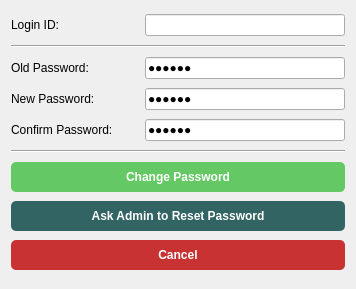
<?xml version="1.0" encoding="UTF-8"?>
<ui version="4.0">
 <class>SettingsMenuForm</class>
 <widget class="QWidget" name="SettingsMenuForm">
  <property name="geometry">
   <rect>
    <x>0</x>
    <y>0</y>
    <width>356</width>
    <height>289</height>
   </rect>
  </property>
  <property name="windowTitle">
   <string>Password Reset &amp; Change</string>
  </property>
  <layout class="QVBoxLayout" name="verticalLayout">
   <item>
    <layout class="QHBoxLayout" name="horizontalLayout">
     <item>
      <widget class="QLabel" name="label">
       <property name="text">
        <string>Login ID:</string>
       </property>
      </widget>
     </item>
     <item>
      <spacer name="horizontalSpacer">
       <property name="orientation">
        <enum>Qt::Horizontal</enum>
       </property>
       <property name="sizeHint" stdset="0">
        <size>
         <width>40</width>
         <height>20</height>
        </size>
       </property>
      </spacer>
     </item>
     <item>
      <widget class="QLineEdit" name="linePasswordReset_LoginID">
       <property name="minimumSize">
        <size>
         <width>200</width>
         <height>0</height>
        </size>
       </property>
      </widget>
     </item>
    </layout>
   </item>
   <item>
    <widget class="Line" name="line_3">
     <property name="orientation">
      <enum>Qt::Horizontal</enum>
     </property>
    </widget>
   </item>
   <item>
    <layout class="QHBoxLayout" name="horizontalLayout_2">
     <item>
      <widget class="QLabel" name="label_2">
       <property name="text">
        <string>Old Password:</string>
       </property>
      </widget>
     </item>
     <item>
      <spacer name="horizontalSpacer_2">
       <property name="orientation">
        <enum>Qt::Horizontal</enum>
       </property>
       <property name="sizeHint" stdset="0">
        <size>
         <width>40</width>
         <height>20</height>
        </size>
       </property>
      </spacer>
     </item>
     <item>
      <widget class="QLineEdit" name="linePasswordReset_OldPassword">
       <property name="minimumSize">
        <size>
         <width>200</width>
         <height>0</height>
        </size>
       </property>
       <property name="text">
        <string>xxxxxx</string>
       </property>
       <property name="echoMode">
        <enum>QLineEdit::Password</enum>
       </property>
       <property name="placeholderText">
        <string>keyword</string>
       </property>
      </widget>
     </item>
    </layout>
   </item>
   <item>
    <layout class="QHBoxLayout" name="horizontalLayout_4">
     <item>
      <widget class="QLabel" name="label_3">
       <property name="text">
        <string>New Password:</string>
       </property>
      </widget>
     </item>
     <item>
      <spacer name="horizontalSpacer_3">
       <property name="orientation">
        <enum>Qt::Horizontal</enum>
       </property>
       <property name="sizeHint" stdset="0">
        <size>
         <width>40</width>
         <height>20</height>
        </size>
       </property>
      </spacer>
     </item>
     <item>
      <widget class="QLineEdit" name="linePasswordReset_NewPassword">
       <property name="minimumSize">
        <size>
         <width>200</width>
         <height>0</height>
        </size>
       </property>
       <property name="text">
        <string>xxxxxx</string>
       </property>
       <property name="echoMode">
        <enum>QLineEdit::Password</enum>
       </property>
       <property name="placeholderText">
        <string>keyword</string>
       </property>
      </widget>
     </item>
    </layout>
   </item>
   <item>
    <layout class="QHBoxLayout" name="horizontalLayout_5">
     <item>
      <widget class="QLabel" name="label_4">
       <property name="text">
        <string>Confirm Password:</string>
       </property>
      </widget>
     </item>
     <item>
      <spacer name="horizontalSpacer_4">
       <property name="orientation">
        <enum>Qt::Horizontal</enum>
       </property>
       <property name="sizeHint" stdset="0">
        <size>
         <width>40</width>
         <height>20</height>
        </size>
       </property>
      </spacer>
     </item>
     <item>
      <widget class="QLineEdit" name="linePasswordReset_NewPasswordConfirm">
       <property name="minimumSize">
        <size>
         <width>200</width>
         <height>0</height>
        </size>
       </property>
       <property name="text">
        <string>xxxxxx</string>
       </property>
       <property name="echoMode">
        <enum>QLineEdit::Password</enum>
       </property>
       <property name="placeholderText">
        <string>keyword</string>
       </property>
      </widget>
     </item>
    </layout>
   </item>
   <item>
    <widget class="Line" name="line_2">
     <property name="orientation">
      <enum>Qt::Horizontal</enum>
     </property>
    </widget>
   </item>
   <item>
    <widget class="QPushButton" name="buttonPasswordReset_ChangePassword">
     <property name="minimumSize">
      <size>
       <width>0</width>
       <height>30</height>
      </size>
     </property>
     <property name="styleSheet">
      <string notr="true">QPushButton{	
background-color : rgb(100, 200, 100);
color:rgb(255, 255, 255);
font: 11pt &quot;Segoe UI&quot;;
font: bold;
border-radius: 5px;}

QPushButton::pressed{background-color :rgb(50, 50,50);}</string>
     </property>
     <property name="text">
      <string>Change Password</string>
     </property>
    </widget>
   </item>
   <item>
    <widget class="QPushButton" name="buttonPasswordReset_AskAdmin">
     <property name="minimumSize">
      <size>
       <width>0</width>
       <height>30</height>
      </size>
     </property>
     <property name="styleSheet">
      <string notr="true">QPushButton{	
background-color : rgb(50, 100, 100);
color:rgb(255, 255, 255);
font: 11pt &quot;Segoe UI&quot;;
font: bold;
border-radius: 5px;}

QPushButton::pressed{background-color :rgb(50, 50,50);}</string>
     </property>
     <property name="text">
      <string>Ask Admin to Reset Password</string>
     </property>
    </widget>
   </item>
   <item>
    <widget class="QPushButton" name="buttonPasswordReset_Cancel">
     <property name="minimumSize">
      <size>
       <width>0</width>
       <height>30</height>
      </size>
     </property>
     <property name="styleSheet">
      <string notr="true">QPushButton{	
background-color : rgb(200, 50, 50);
color:rgb(255, 255, 255);
font: 11pt &quot;Segoe UI&quot;;
font: bold;
border-radius: 5px;}

QPushButton::pressed{background-color :rgb(50, 50,50);}</string>
     </property>
     <property name="text">
      <string>Cancel</string>
     </property>
    </widget>
   </item>
  </layout>
 </widget>
 <resources/>
 <connections/>
</ui>
